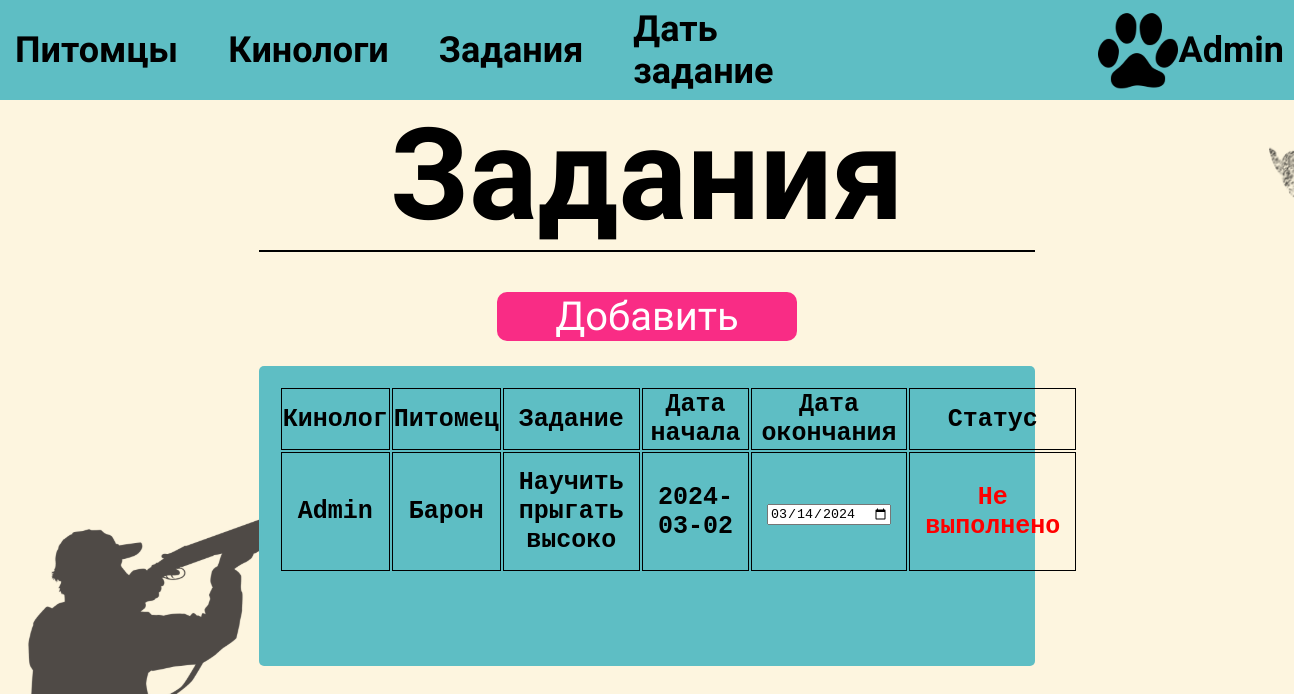
The app's page /tasks.php (signed in), older data.
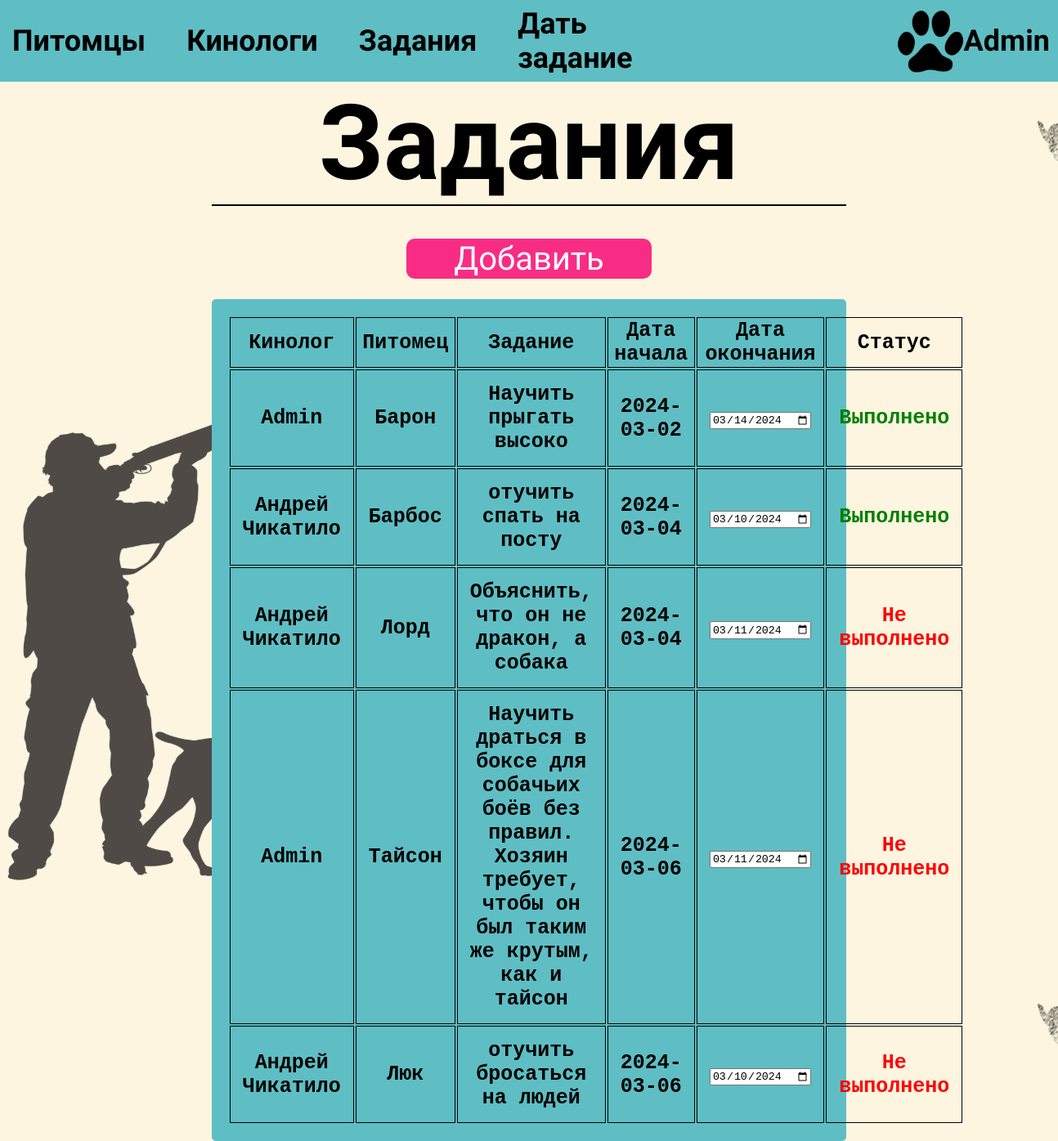
The same page, newer data.
### tables this page shows
CREATE TABLE `Training` (
  `id` int NOT NULL,
  `dog_id` int NOT NULL,
  `handler_id` int NOT NULL,
  `task` varchar(255) DEFAULT NULL,
  `start_date` date DEFAULT NULL,
  `end_date` date DEFAULT NULL,
  `status` tinyint NOT NULL
);

CREATE TABLE `Users` (
  `UserID` int NOT NULL,
  `Name` varchar(100) NOT NULL,
  `DateOfBirth` date DEFAULT NULL,
  `Experience` int DEFAULT NULL,
  `PhoneNumber` varchar(20) DEFAULT NULL,
  `Address` varchar(255) DEFAULT NULL,
  `PhotoPath` varchar(255) DEFAULT NULL,
  `IsAdmin` tinyint(1) NOT NULL DEFAULT '0',
  `Login` varchar(50) NOT NULL,
  `Password` varchar(100) NOT NULL
);

CREATE TABLE `Dogs` (
  `id` int NOT NULL,
  `name` varchar(50) DEFAULT NULL,
  `breed` varchar(50) DEFAULT NULL,
  `birth` date DEFAULT NULL,
  `training_goals` text,
  `features` varchar(255) DEFAULT NULL
);

### tasks.php (the view, shortened to what this page needs)
<!DOCTYPE html>
<html lang="en">
<head>
  <link rel="stylesheet" href="style.css" />
</head>
<body>
  <header class="admin_header">
    <div class="toolbar">
      <a href="pets.php">Питомцы</a>
      <a href="users.php">Кинологи</a>
      <a href="tasks.php">Задания</a>
      <a href="admin_home.php">Дать задание</a>
    </div>
    <img src="img/logo.svg" alt="">
    <p class="username"><?php echo $_SESSION['username']; ?></p>
  </header>
    <div class="pets_content">
    <p class="title_content">
    Задания
    </p>
    <hr style="border: 1px solid black;">
    <button class="btn_href-pets" onclick="document.location='admin_home.php'">Добавить</button>
    <div class="table_pets">
    <?php
$servername = "localhost";
$username = "root";
$password = "";
$dbname = "dog_handlers";
$conn = new mysqli($servername, $username, $password, $dbname);
$sql = "SELECT `dog_id`, `handler_id`, `task`, `start_date`, `end_date`, `status` FROM `Training`";
$result = $conn->query($sql);
if ($result->num_rows > 0) {
    echo "<table class='table_pets-table' border='0'>";
    echo "<tr class='tr_pets'>
    <th>Кинолог</th>
    <th>Питомец</th>
    <th>Задание</th>
    <th>Дата начала</th>
    <th>Дата окончания</th>
    <th>Статус</th>
    </tr>";
    while($row = $result->fetch_assoc()) {
        $handler_id = $row["handler_id"];
        $sql_handler = "SELECT `Name` FROM `Users` WHERE `UserID` = '$handler_id'";
        $result_handler = $conn->query($sql_handler);
        $handler_name = "";
        if ($result_handler->num_rows > 0) {
            $row_handler = $result_handler->fetch_assoc();
            $handler_name = $row_handler["Name"];
        }
        $dog_id = $row["dog_id"];
        $sql_dog = "SELECT `name` FROM `Dogs` WHERE `id` = '$dog_id'";
        $result_dog = $conn->query($sql_dog);
        $dog_name = "";
        if ($result_dog->num_rows > 0) {
            $row_dog = $result_dog->fetch_assoc();
            $dog_name = $row_dog["name"];
        }
        $status = $row["status"];
        $status_text = "";
        $status_class = "";
        if ($status == 0) {
          $status_text = "Не выполнено";
          $status_class = "not-completed";
        } else {
          $status_text = "Выполнено";
          $status_class = "completed";
        }
        echo "<tr>";
        echo "<td class='td_pets'>" . $handler_name . "</td>";
        echo "<td class='td_pets'>" . $dog_name . "</td>";
        echo "<td class='td_pets'>" . $row["task"] . "</td>";
        echo "<td class='td_pets'>" . $row["start_date"] . "</td>";
        echo "<td class='td_pets'><input type='date' value='" . $row["end_date"] . "'></td>";
        echo "<td class='td_pets " . $status_class . "'>" . $status_text . "</td>";
        echo "</tr>";
    }
    echo "</table>";
} else {
    echo "0 результатов";
}
?>
    </div>
    </div>
  </body>
</html>

### style.css (style rules this page uses)
* { margin: 0 auto; padding: 0 auto; transition: 0.5s; }
body { background: url(img/background.svg) fixed; font-family: "Amatic SC"; width: 100%; }
.username { cursor: pointer; }
.admin_header { height: 100px; width: 100%; background-color: #5ebec4; color: black; display: flex; align-items: center; }
.toolbar { display: flex; align-items: center; gap: 50px; margin-left: 15px; margin-right: 0px; }
.toolbar a { color: black; font-size: 36px; text-decoration: none; font-weight: 700; }
.admin_header img { width: 80px; margin-left: 325px; }
.admin_header p { font-size: 36px; font-weight: 700; margin-right: 15px; }
.title_content { font-size: 128px; font-weight: 700; }
.pets_content { width: 60%; text-align: center; }
.btn_href-pets { width: 300px; color: #fff; background-color: #f92c85; border: none; border-radius: 10px; font-family: "Amatic SC"; margin-top: 40px; font-size: 40px; cursor: pointer; }
.table_pets { width: 100%; margin-top: 25px; background-color: #5ebec4; min-height: 300px; border-radius: 5px; }
.table_pets-table { width: 95%; padding: 20px; border: none; }
.tr_pets { font-size: 25px; font-family: "Courier New", Courier, monospace; }
.tr_pets th { border: 1px solid black; }
.td_pets { font-size: 25px; font-family: "Courier New", Courier, monospace; border: 1px solid black; padding: 15px; }

### tasks.php (style rules this page uses)
.td_pets { font-weight: bold; }
.not-completed { color: red; }
.completed { color: green; }

Row changes from the older to the newer data that the page shows:
changed training "Научить прыгать высоко": status "Не выполнено" → "Выполнено"
added training: handler.Name "Андрей Чикатило", dog.name "Барбос", task "отучить спать на посту", start_date "2024-03-04", end_date "03/10/2024", status "Выполнено"
added training: handler.Name "Андрей Чикатило", dog.name "Лорд", task "Объяснить, что он не дракон, а собака", start_date "2024-03-04", end_date "03/11/2024", status "Не выполнено"
added training: handler.Name "Admin", dog.name "Тайсон", task "Научить драться в боксе для собачьих боёв без правил. Хозяин требует, чтобы он был таким же крутым, как и тайсон", start_date "2024-03-06", end_date "03/11/2024", status "Не выполнено"
added training: handler.Name "Андрей Чикатило", dog.name "Люк", task "отучить бросаться на людей", start_date "2024-03-06", end_date "03/10/2024", status "Не выполнено"
